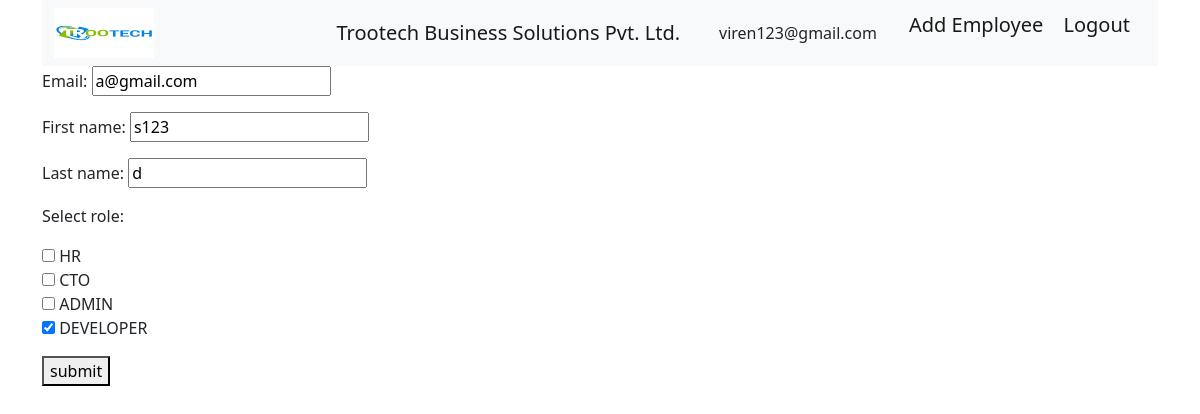
Screenshot of /employee_edit/98 (signed in) with the database file from the repository.
### employee/models.py (models this page shows, shortened)
class Employee(AbstractUser):
    username = models.CharField(max_length=150, blank=True, unique=False)
    email = models.EmailField(max_length=100, unique=True)
    select_role = models.ManyToManyField(Depatment)
    USERNAME_FIELD = 'email'
    REQUIRED_FIELDS = ['username']
    is_deleted = models.BooleanField(default=False)
    @property
    def get_roles(self):
        return [select_value['name'] for select_value in self.select_role.values('name')]

### employee/views.py (the view, shortened to what this page needs)
# urls.py: path('employee_edit/<int:pk>',views.EmployeeEditForm.as_view(),name='employee_edit'),
class EmployeeEditForm(LoginRequiredMixin,UpdateView):
    template_name ='employee_edit.html'
    form_class = EmployeeEdit
    model = Employee
    success_url = reverse_lazy('employee_list')

### employee/forms.py
class EmployeeEdit(forms.ModelForm):
    select_role = forms.ModelMultipleChoiceField(widget=forms.CheckboxSelectMultiple,queryset=Depatment.objects.all())
    class Meta:
        model = Employee
        fields = ['email','first_name','last_name','select_role']

### employee/models.py (called while the page is built)
    def __str__(self):
        return self.name

### templates/employee_edit.html (shortened to what this page needs)
{% include 'employee_base.html' %}
<!DOCTYPE html>
<html>
    <body class="container">
        <form method="POST">
            {{ form.as_p}}
        <button type="update">submit</button>
        </form>
    </body>
</html>

### templates/employee_base.html (shortened to what this page needs)
{% load static %}
<!DOCTYPE html>
<html>
    <head>
        <link href=https://cdn.jsdelivr.net/npm/bootstrap@5.2.3/dist/css/bootstrap.min.css rel ="stylesheet">
    </head>
    <body class="container">
        <nav class="navbar navbar-expand-lg bg-light">
            <div class="container-fluid">
              <img src="{%static 'logo.png'%}" width="100" height="50" alt="logo" class="d-inline-block align-text-top">
              <a class="navbar-brand mx-auto" style="width: 200px;">Trootech Business Solutions Pvt. Ltd.</a>
                {% if request.user.is_authenticated %}
                   {{user.email}}
                {% endif %}
                <ul style="list-style-type: none;">
                    <li>
                      {% if 'HR' and 'ADMIN' and 'CTO' in request.user.get_roles %}
                        <a class="navbar-brand" href="{% url 'add_employee'%}" >Add Employee</a>
                      {% elif 'DEVELOPER' in request.user.get_roles %}
                        <a class="navbar-brand"  disabled>Add Employee</a>
                      {% elif 'ADMIN' in request.user.get_roles %}
                        <a class="navbar-brand" href="{% url 'add_employee'%}" >Add Employee</a>
                      {% elif 'HR' in request.user.get_roles %}
                        <a class="navbar-brand" href="{% url 'add_employee'%}" >Add Employee</a>
                      {% elif 'HR' and 'DEVELOPER' in request.user.get_roles %}
                        <a class="navbar-brand" href="{% url 'add_employee'%}" >Add Employee</a>
                      {% endif %}
                        <a class="navbar-brand" href="{% url 'logout' %}">Logout</a>
                    </li>
                </ul>
              </div>
          </nav>
    </body>
</html>

### rows the page displays
Employee: email "viren123@gmail.com"
Employee: email "a@gmail.com", first_name "s123", last_name "d"
